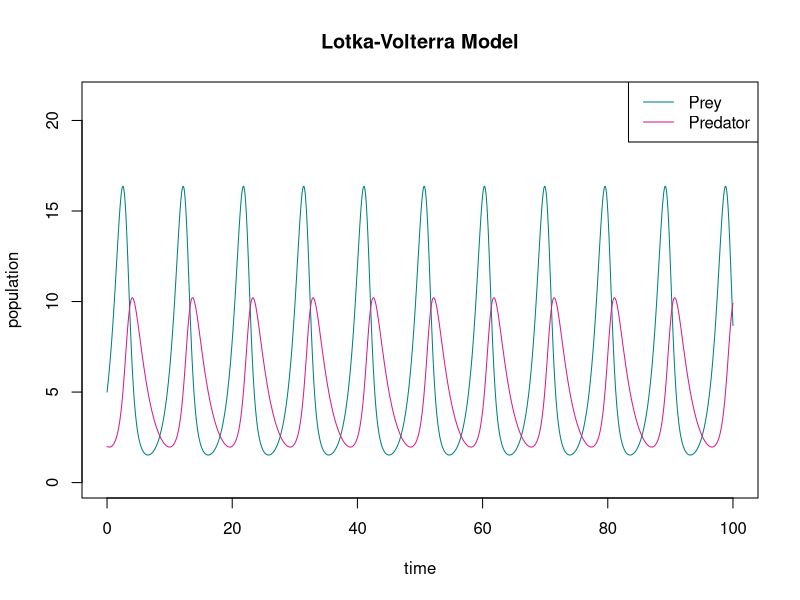
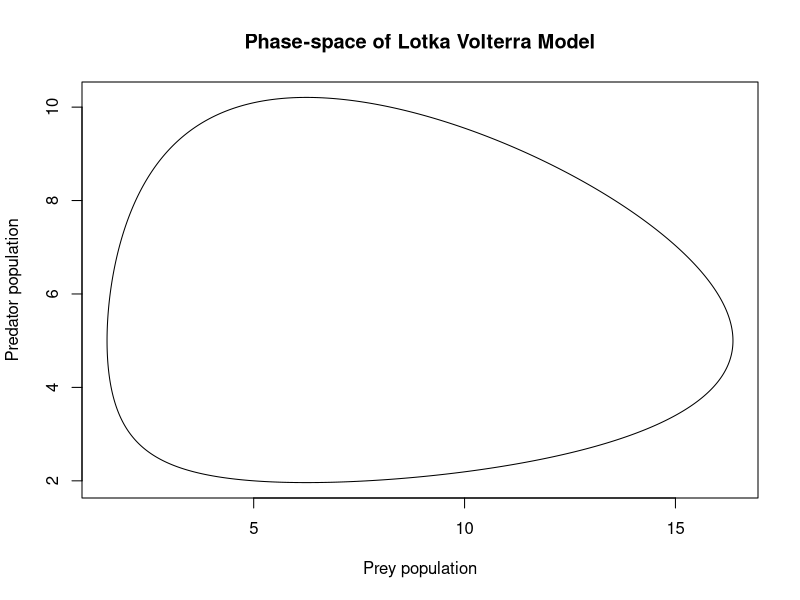
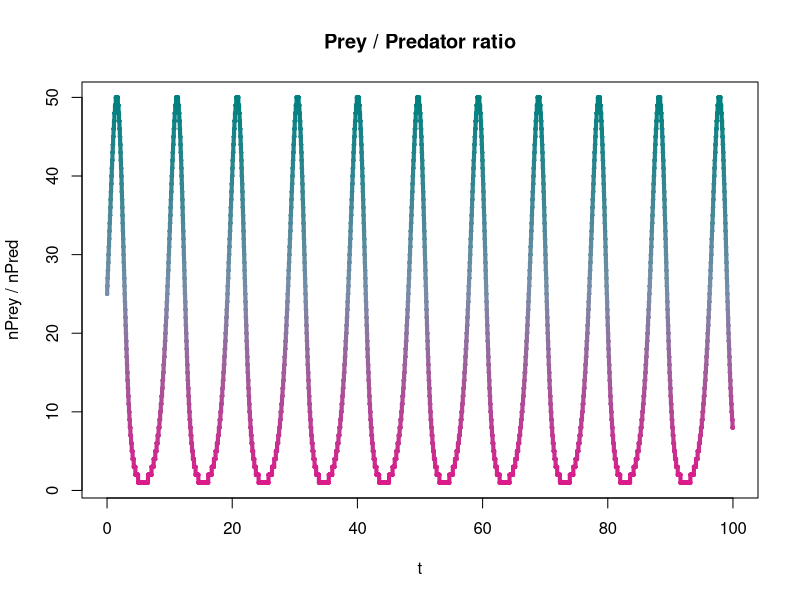
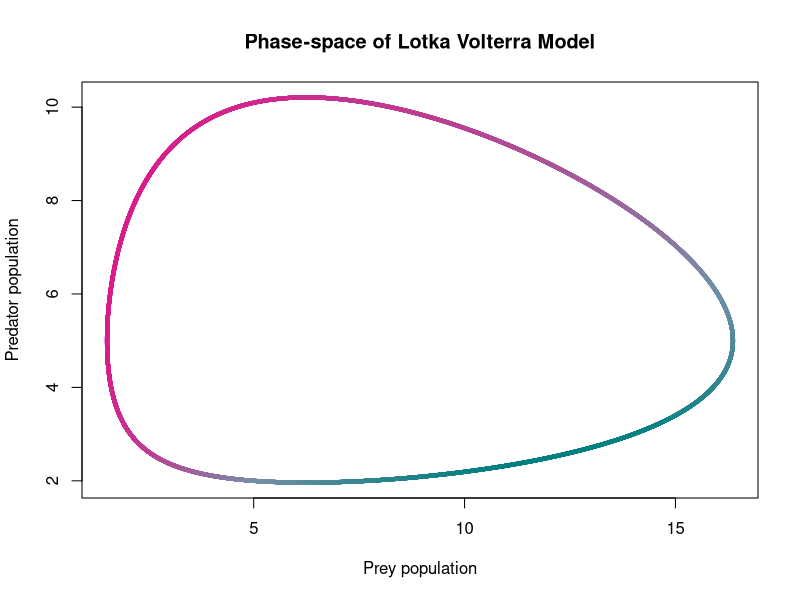
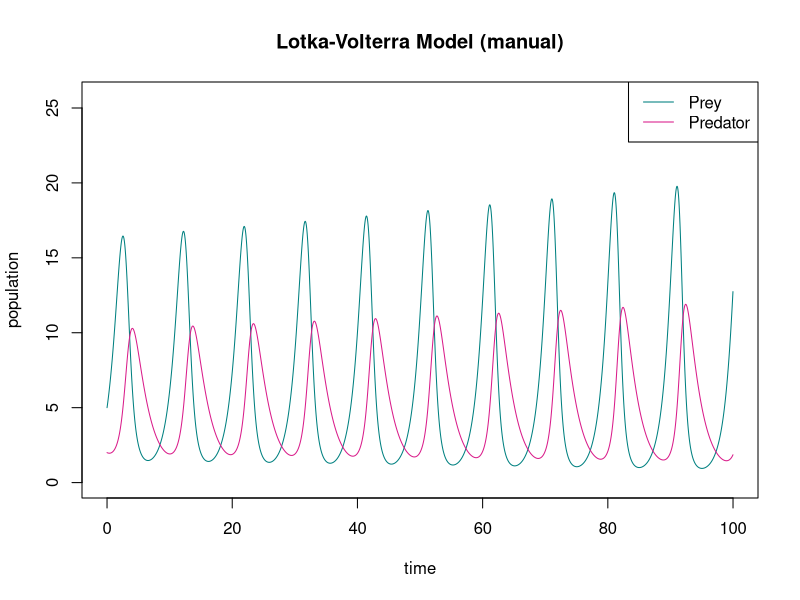
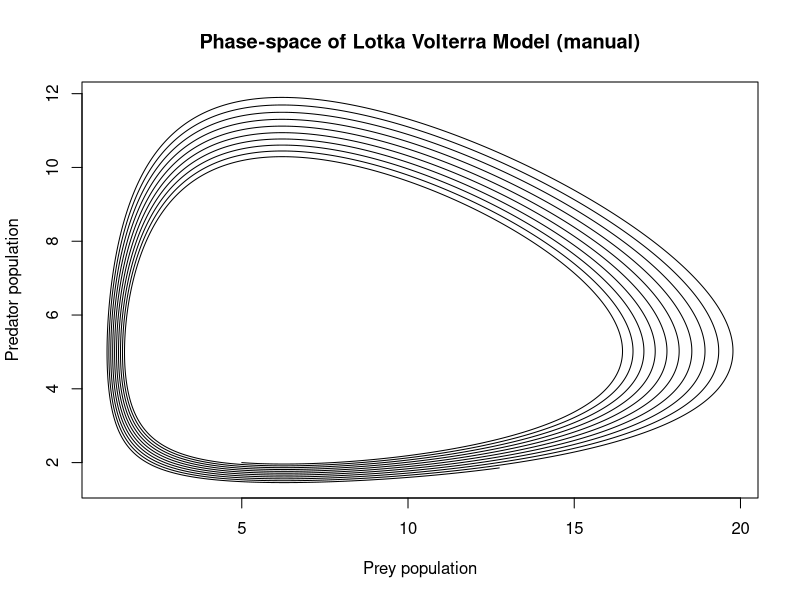

These figures' R source, in order:
# LotkaVolterra-ODE.R
#
# Purpose:  Demonstrate the Lotka-Volterra equation as an ODE.
#
# Version:  2.0
# Date:     2022-10-12
# Author:   Boris Steipe (boris.steipe@utoronto.ca)
#
# Versions:
#           2.0  Add manual iteration code
#           1.0  First demo in tutorial
#
# ToDo:
#
# Notes:

#   This code has its origins in a blog entry in "Mind of a Markov Chain" (2010)
#   that is no longer public. It was preserved in the R-Bloggers aggregation.
#   (Shout out to R-Bloggers: https://www.r-bloggers.com/). The link is
#   https://www.r-bloggers.com/2010/03/lotka-volterra-model%C2%A0%C2%A0intro/
#   The author of the original post is "apeescape". Apparently that post
#   (uncredited) inspired Green and Shou (2014) to a very much more detailed
#   exposition in a Methods in Molecular Biology chapter: "Modeling community
#   population dynamics with the open-source language R."
#   https://pubmed.ncbi.nlm.nih.gov/24838889/  (pdf available.)

# ==============================================================================


# ====  PACKAGES  ==============================================================
# Check that required packages have been installed. Install if needed.

if (! requireNamespace("deSolve", quietly=TRUE)) {
  install.packages("deSolve")
}
# Package information:
#  library(help = deSolve)       # basic information
#  browseVignettes("deSolve")    # available vignettes
#  data(package = "deSolve")     # available datasets

if (! requireNamespace("plotrix", quietly=TRUE)) {
  install.packages("plotrix")
}
# Package information:
#  library(help = plotrix)       # basic information
#  browseVignettes("plotrix")    # available vignettes
#  data(package = "plotrix")     # available datasets


# ====  FUNCTIONS  =============================================================


LVmod <- function(t, state, param) {
  # Purpose:
	#     Describe ...
	# Parameters:
	#     a: ...
	#     b: ...
	# Value:
	#     result: ...
	#
	#     preyGrowthRate
	#     predationRate
	#     predatorGrowthRate
	#     predatorLossRate
	#

  with(as.list(c(state, param)), {
    dPrey = (preyGrowthRate * nPrey) - (predationRate * nPrey * nPred)
    dPred = (predatorGrowthRate * nPrey * nPred) - (predatorLossRate * nPred)
    return(list(c(dPrey, dPred)))
  })
}



# ====  PROCESS  ===============================================================

Par <- c(preyGrowthRate = 1,
         predationRate = 0.2,
         predatorGrowthRate = 0.08,
         predatorLossRate = 0.5)

State <- c(nPrey = 5, nPred = 2)

Time <- seq(0, 100, by = 0.01)

out <- as.data.frame(deSolve::ode(func  = LVmod,
                                  y     = State,
                                  parms = Par,
                                  times = Time))
preyCol <- "#008080"
predCol <- "#d91c8a"

plot(out[, "time"], out[, "nPrey"],
     type = "l",
     col = preyCol,
     ylim = c(0, max(out[, "nPrey"] * 1.3)),
     xlab = "time", ylab = "population",
     main = "Lotka-Volterra Model")
lines(out[, "time"], out[, "nPred"],
      type = "l",
      col = predCol)

legend("topright", c("Prey", "Predator"),
       lty = c(1, 1), col = c(preyCol, predCol))

plot(out[ , "nPrey"], out[ , "nPred"],
     type="l",
     main = "Phase-space of Lotka Volterra Model",
     xlab = "Prey population",
     ylab = "Predator population")



# color vector: color by predator prey ratio in 50 steps

# 50 colors from preyCol to predCol
makeMyPal <- colorRampPalette(c(predCol, "#778fa8", preyCol))
myPal <- makeMyPal(50)

# utility function ...
normalize <- function(v) {
  i <- min(v, na.rm = TRUE)
  a <- max(v, na.rm = TRUE)
  v <- (v - i) / (a - i)
  return(v)
}

# fetch each row's color based on the prey / predator ratio
x <- round(normalize(out[, "nPrey"] / out[, "nPred"]) * 49) + 1
ppCol <- myPal[x]


# plot the ratio
plot(out[ , "time"], x,
     type="n",
     main = "Prey / Predator ratio",
     xlab = "t",
     ylab = "nPrey / nPred")
plotrix::color.scale.lines(out[ , "time"],
                           x,
                           col = ppCol,
                           lwd = 4)

# plot the phase-space
plot(out[ , "nPrey"], out[ , "nPred"],
     type="n",
     main = "Phase-space of Lotka Volterra Model",
     xlab = "Prey population",
     ylab = "Predator population")

plotrix::color.scale.lines(out[ , "nPrey"],
                           out[ , "nPred"],
                           col = ppCol,
                           lwd = 4)



# ====  Manual computation  =====================================================
# Cf. Green and Shou (2014)

LVmanual <- function(nPrey = 5,
                     nPred = 2,
                     preyGrowthRate = 1,
                     predationRate = 0.2,
                     predatorGrowthRate = 0.08,
                     predatorLossRate = 0.5,
                     Time = 100,
                     dt = 0.01) {
  N <- Time/dt
  outM <-  matrix(numeric(N * 3), ncol = 3)
  colnames(outM) <- c("time", "nPrey", "nPred")

  outM[1, ] <- c(0.0, nPrey, nPred)

  for (i in 2:N) {
    dPrey = ((preyGrowthRate * nPrey) -
             (predationRate * nPrey * nPred)) * dt
    dPred = ((predatorGrowthRate * nPrey * nPred) -
             (predatorLossRate * nPred)) * dt

    newPrey <- nPrey + dPrey
    newPred <- nPred + dPred

    outM[i, ] <- c((i-1) * dt, newPrey, newPred)

    nPrey <- newPrey
    nPred <- newPred
  }

  return(outM)
}

outM <- LVmanual()

plot(outM[, "time"], outM[, "nPrey"],
     type = "l",
     col = preyCol,
     ylim = c(0, max(outM[, "nPrey"] * 1.3)),
     xlab = "time", ylab = "population",
     main = "Lotka-Volterra Model (manual)")
lines(outM[, "time"], outM[, "nPred"],
      type = "l",
      col = predCol)

legend("topright", c("Prey", "Predator"),
       lty = c(1, 1), col = c(preyCol, predCol))

plot(outM[ , "nPrey"], outM[ , "nPred"],
     type="l",
     main = "Phase-space of Lotka Volterra Model (manual)",
     xlab = "Prey population",
     ylab = "Predator population")


# ====  Stochastic model  ======================================================






# ====  TESTS  =================================================================

if (FALSE) {





}

# [END]
